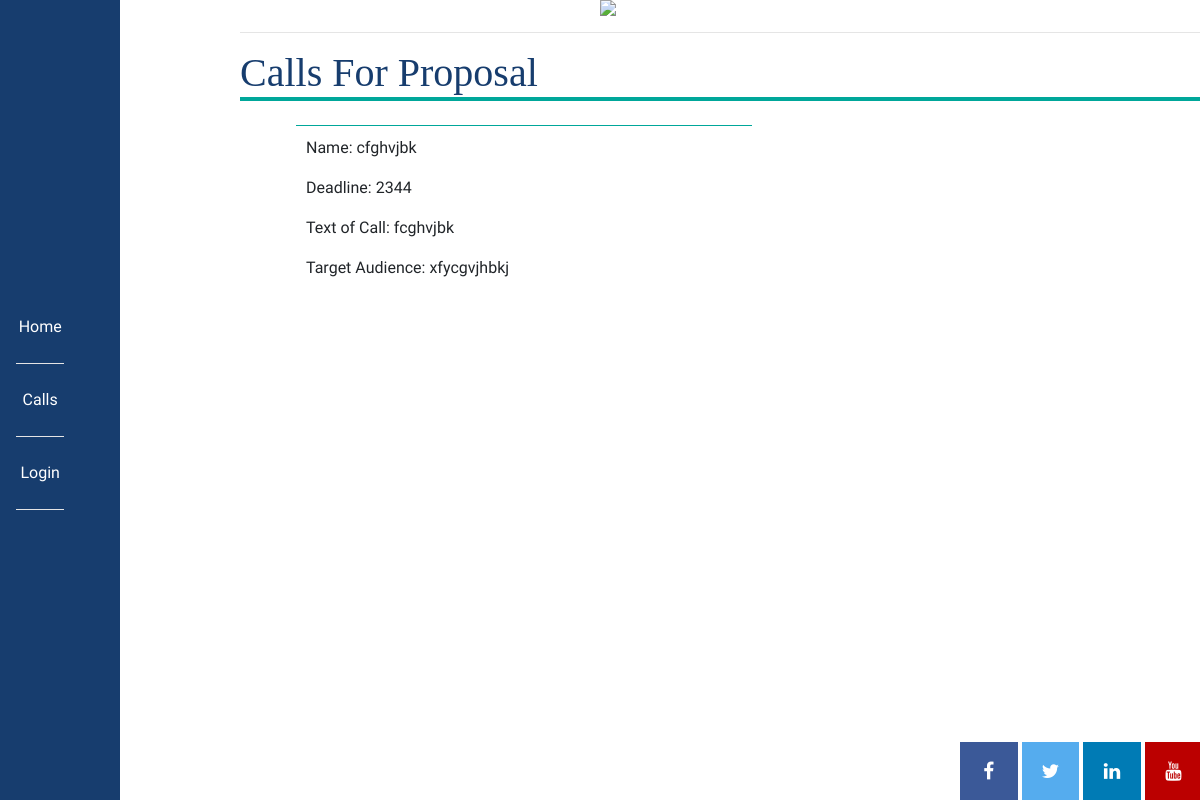
The app's page /calls with its own data.
### app/models.py (models this page shows, shortened)
class Proposal(db.Model):
    id = db.Column(db.Integer, primary_key=True)
    applications = db.relationship("Application", backref="author", lazy="dynamic")
    name = db.Column(db.String(140))
    activities = db.relationship("Activity", backref="author", lazy="dynamic")
    annual_report = db.relationship("AnnualReport", backref="author", lazy="dynamic")
    timestamp = db.Column(db.DateTime, index=True, default=datetime.utcnow)
    user_id = db.Column(db.Integer, db.ForeignKey('user.id'))
    deadline = db.Column(db.String(20))
    text_of_call = db.Column(db.String(500))
    target_audience = db.Column(db.String(50))
    eligibility_criteria = db.Column(db.String(100))
    reporting_guidelines = db.Column(db.String(150))
    start_date = db.Column(db.String(20))
    type_of_call = db.Column(db.String(40))
    call_status = db.Column(db.String(20))
    application_status = db.Column(db.Boolean())

### app/routes.py (the view)
@app.route("/calls", methods=["GET", "POST"])
def calls():
    form = CallsForProposalFilter()
    proposal_info = Proposal.query.filter_by(application_status=True)
    return render_template("calls.html", title="Calls for Proposals", form=form, proposal_info=proposal_info, img=svg)

### app/routes.py (called while the page is built)
@app.before_request
def before_request():
    if current_user.is_authenticated:
        current_user.last_seen = datetime.utcnow().strftime("%B %d %Y")
        db.session.commit()

### app/templates/calls.html (shortened to what this page needs)
{% extends "base.html" %}
{% block content %}
<main>
<h1>Calls For Proposal</h1>
<ul>
    {% for entry in proposal_info %}
        <li class="list">
        <p>Name: {{ entry.name }}</p>
        <p>Deadline: {{ entry.deadline }}</p>
        <p>Text of Call: {{ entry.text_of_call }}</p>
        <p>Target Audience: {{ entry.target_audience }}</p>
        </li>
    {% endfor %}
</ul>
</main>
{% endblock %}

### app/static/css/style.css (style rules this page uses)
ul { width: 55%; float: left; }
.list { list-style: none; border-top: 1px solid #00A79A; margin: 1em; padding: 10px; }
main { display:block; margin-left:20%; }
h1, h2, h3, h4, h5, h6 { font-family:Georgia, Times, serif; }
h1 { border-bottom: .1em solid #00A79A; }
p, div, a { font-family: 'Nobile', Helvetica, Arial, sans-serif; }
h1 { color:#173D6E; }

### records on screen
Proposal: name "cfghvjbk", deadline "2344", text_of_call "fcghvjbk", target_audience "xfycgvjhbkj"
